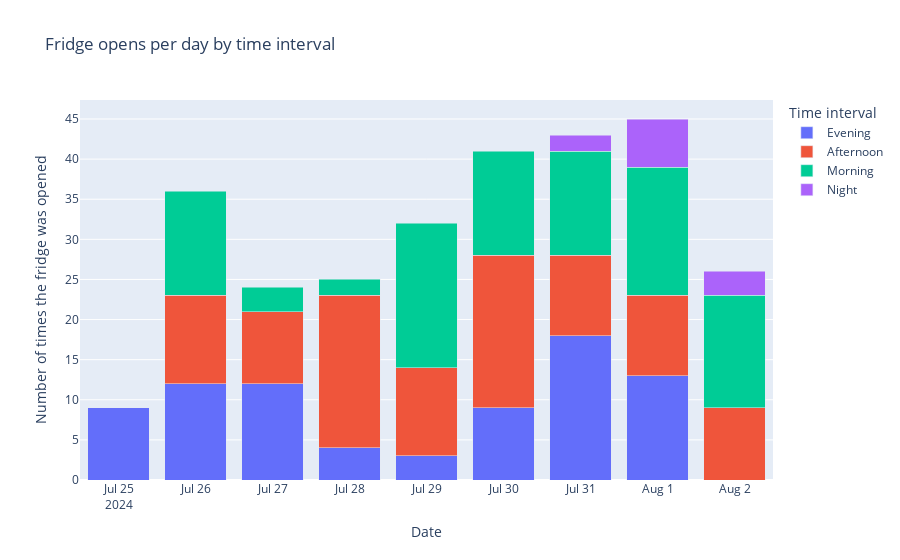

Here is the notebook cell this chart was saved with:
### Code cell
import plotly.express as px

# Create the interactive stacked bar chart using Plotly
fig = px.bar(opens_per_interval, 
             x='date', 
             y='opens', 
             color='time_interval', 
             title='Fridge opens per day by time interval',
             labels={'opens':'Number of times the fridge was opened', 'date':'Date'},
             barmode='stack')

fig.update_layout(xaxis_title='Date', yaxis_title='Number of times the fridge was opened', legend_title='Time interval')

### Figure 1 — Plotly figure (JSON) as saved in the notebook; plotly's stock layout.template omitted (floating-point values rounded to 4 significant figures)
{"data": [{"alignmentgroup": "True", "hovertemplate": "time_interval=Evening<br>Date=%{x}<br>Number of times the fridge was opened=%{y}<extra></extra>", "legendgroup": "Evening", "marker": {"color": "#636efa", "pattern": {"shape": ""}}, "name": "Evening", "offsetgroup": "Evening", "orientation": "v", "showlegend": true, "textposition": "auto", "type": "bar", "x": ["2024-07-25", "2024-07-26", "2024-07-27", "2024-07-28", "2024-07-29", "2024-07-30", "2024-07-31", "2024-08-01"], "xaxis": "x", "y": [9, 12, 12, 4, 3, 9, 18, 13], "yaxis": "y"}, {"alignmentgroup": "True", "hovertemplate": "time_interval=Afternoon<br>Date=%{x}<br>Number of times the fridge was opened=%{y}<extra></extra>", "legendgroup": "Afternoon", "marker": {"color": "#EF553B", "pattern": {"shape": ""}}, "name": "Afternoon", "offsetgroup": "Afternoon", "orientation": "v", "showlegend": true, "textposition": "auto", "type": "bar", "x": ["2024-07-26", "2024-07-27", "2024-07-28", "2024-07-29", "2024-07-30", "2024-07-31", "2024-08-01", "2024-08-02"], "xaxis": "x", "y": [11, 9, 19, 11, 19, 10, 10, 9], "yaxis": "y"}, {"alignmentgroup": "True", "hovertemplate": "time_interval=Morning<br>Date=%{x}<br>Number of times the fridge was opened=%{y}<extra></extra>", "legendgroup": "Morning", "marker": {"color": "#00cc96", "pattern": {"shape": ""}}, "name": "Morning", "offsetgroup": "Morning", "orientation": "v", "showlegend": true, "textposition": "auto", "type": "bar", "x": ["2024-07-26", "2024-07-27", "2024-07-28", "2024-07-29", "2024-07-30", "2024-07-31", "2024-08-01", "2024-08-02"], "xaxis": "x", "y": [13, 3, 2, 18, 13, 13, 16, 14], "yaxis": "y"}, {"alignmentgroup": "True", "hovertemplate": "time_interval=Night<br>Date=%{x}<br>Number of times the fridge was opened=%{y}<extra></extra>", "legendgroup": "Night", "marker": {"color": "#ab63fa", "pattern": {"shape": ""}}, "name": "Night", "offsetgroup": "Night", "orientation": "v", "showlegend": true, "textposition": "auto", "type": "bar", "x": ["2024-07-31", "2024-08-01", "2024-08-02"], "xaxis": "x", "y": [2, 6, 3], "yaxis": "y"}], "layout": {"barmode": "stack", "legend": {"title": {"text": "Time interval"}, "tracegroupgap": 0}, "title": {"text": "Fridge opens per day by time interval"}, "xaxis": {"anchor": "y", "domain": [0, 1], "title": {"text": "Date"}}, "yaxis": {"anchor": "x", "domain": [0, 1], "title": {"text": "Number of times the fridge was opened"}}}}
